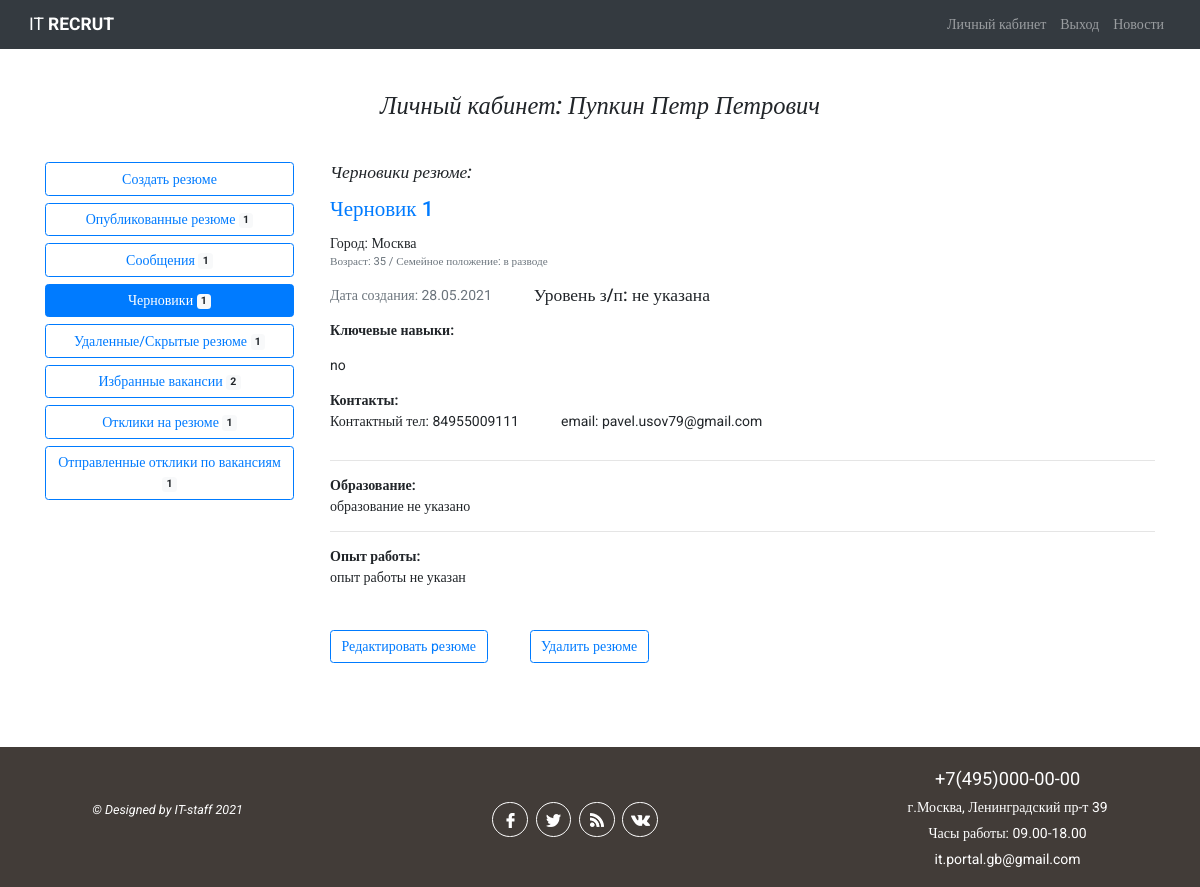
Before: /worker/6/drafts/ (signed in) with the older database file.
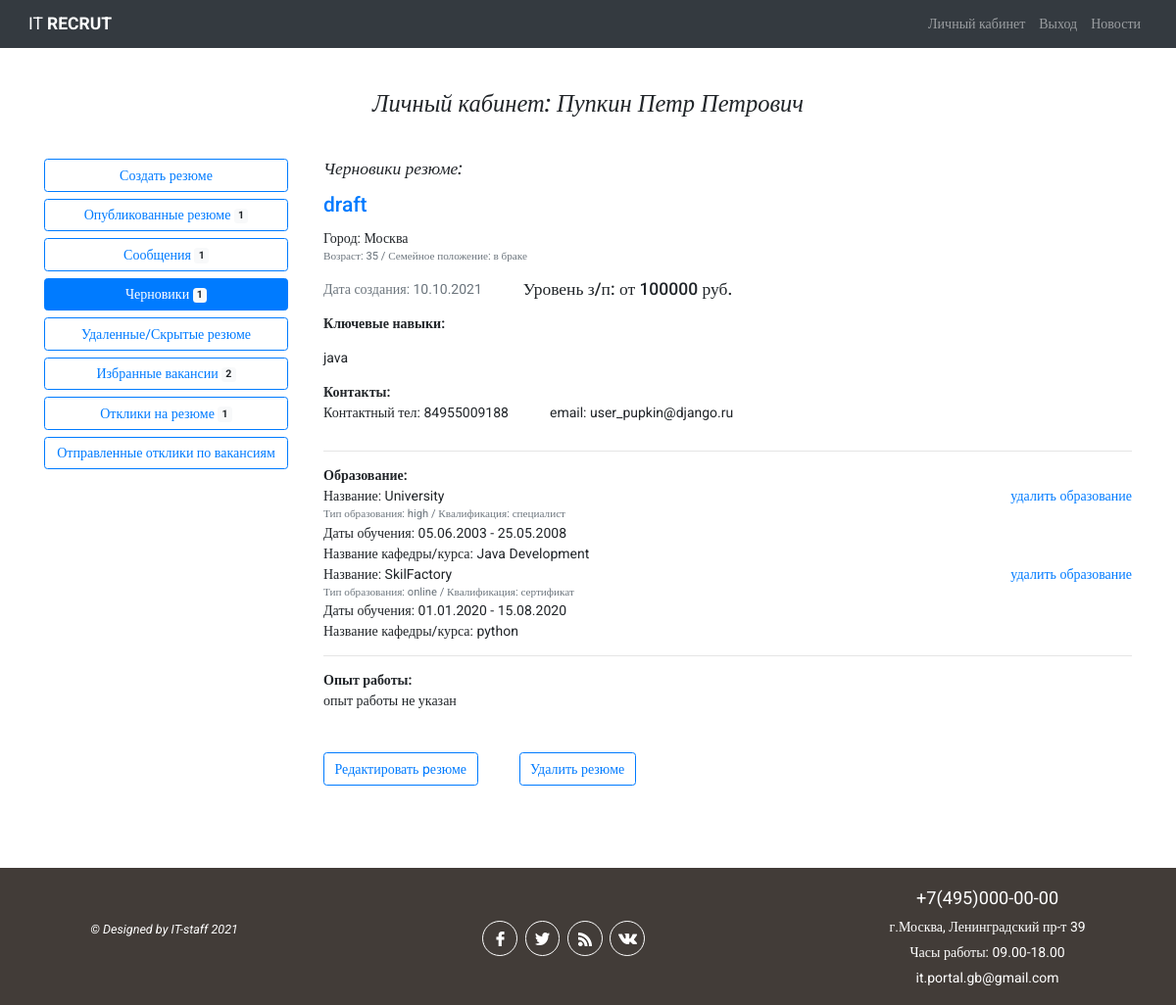
After: the same page with the newer database file.
### workerapp/models.py (models this page shows, shortened)
class Resume(models.Model):
    RESUME_ACTION_CHOICE = (
        ('draft', 'сохранить черновик'),
        ('publish', 'опубликовать на портале'),
        ('moderation_ok', 'модерация пройдена'),
        ('moderation_reject', 'модерация отклонена')
    )
    RUB = 'руб.'
    USD = 'USD'
    EUR = 'EUR'
    CURRENCY_CHOICE = (
        (RUB, 'руб.'),
        (USD, 'USD'),
        (EUR, 'EUR')
    )
    position = models.CharField(max_length=64, verbose_name='желаемая должность')
    min_salary = models.CharField(verbose_name='минимальный уровень з/п', max_length=7, blank=True,
                                  help_text='поле необязательное для заполнения')
    max_salary = models.CharField(verbose_name='максимальный уровень з/п', max_length=7, blank=True,
                                  help_text='поле необязательное для заполнения')
    currency = models.CharField(verbose_name='валюта', max_length=4, blank=True,
                                choices=CURRENCY_CHOICE, help_text='поле необязательное для '
                                                                   'заполнения')
    published = models.DateField(verbose_name='дата публикации', default=datetime.now)
    skills = models.TextField(verbose_name='Ключевые навыки', max_length=512, blank=True)
    hobby = models.TextField(verbose_name='Ваши увлечения', max_length=512, blank=True,
                             help_text='поле необязательно для заполнения')
    action = models.CharField(verbose_name='статус', max_length=64, choices=RESUME_ACTION_CHOICE)
    seeker = models.ForeignKey(Seeker, on_delete=models.CASCADE)
    hide = models.BooleanField(verbose_name='резюме удалено / скрыто', default=False)
    failed_moderation = models.TextField(verbose_name='Сообщение в случае непрохождения '
        'модерации резюме', max_length=254, blank=True, help_text='поле необязательное')
    is_favorite = models.BooleanField(verbose_name='добавлен в избранное', default=False)
    class Meta:
        verbose_name_plural = 'Резюме'
    def get_experience_items(self):
        return self.experience.select_related().filter(is_active=True)
    def get_education_items(self):
        return self.educationitems.select_related().filter(is_active=True)

class ResumeEducation(models.Model):
    resume = models.ForeignKey(Resume, on_delete=models.CASCADE, verbose_name='Резюме', related_name='educationitems')
    HIGH = 'high'
    ONLINE = 'online'
    EDU_TYPE_CHOICES = (
        ('high', 'высшее'),
        ('online', 'онлайн-курсы'),
    )
    edu_type = models.CharField(verbose_name='Тип образования', max_length=32, choices=EDU_TYPE_CHOICES, blank=False, default=HIGH)
    MASTER = 'master'
    BACHELOR = 'bachelor'
    SPECIALIST = 'specialist'
    SERTIFICATE = 'sertificate'
    DEGREE_CHOICES = (
        (MASTER, 'магистр'),
        (BACHELOR, 'бакалавр'),
        (SPECIALIST, 'специалист'),
        (SERTIFICATE, 'сертификат'),
    )
    degree = models.CharField(verbose_name='Квалификация', max_length=64, choices=DEGREE_CHOICES)
    institution_name = models.CharField(verbose_name='Название учреждения', max_length=64)
    from_date = models.DateField(verbose_name='Начало периода')
    to_date = models.DateField(verbose_name='Конец периода(фактическая или планируемая)')
    course_name = models.CharField(verbose_name='Название курса/кафедры', max_length=256)
    edu_description = models.TextField(verbose_name='Описание', blank=True, help_text='поле '
            'необязательное для заполнения')
    is_active = models.BooleanField(verbose_name='Активный', default=True)
    class Meta:
        verbose_name_plural = 'Обучение'

### authapp/models.py (models this page shows, shortened)
class Seeker(models.Model):
    NEED_MODER = 'need_moderation'
    MODER_OK = 'moderation_ok'
    MODER_REJECT = 'moderation_reject'
    SEEKER_STATUS_CHOICES = (
        (NEED_MODER, 'требуется модерация'),
        (MODER_OK, 'модерация пройдена успешно'),
        (MODER_REJECT, 'отклонено модератором')
    )
    SEX_CHOICE = (
        ('male', 'мужской'),
        ('female', 'женский')
    )
    MARRIED_STATUS = (
        ('h', 'холост'),
        ('m', 'в браке'),
        ('d', 'в разводе')
    )
    patronimyc = models.CharField(verbose_name='Отчество', max_length=64)
    age = models.PositiveSmallIntegerField(verbose_name='возраст', default=18)
    sex = models.CharField(verbose_name='Ваш пол', max_length=32, choices=SEX_CHOICE)
    married = models.CharField(verbose_name='Семейное положение', max_length=1, choices=MARRIED_STATUS)
    city = models.CharField(verbose_name='город', max_length=64, blank=True)
    skills = models.TextField(verbose_name='Навыки (знание программ)', max_length=264, blank=True)
    hobby = models.TextField(verbose_name='Ваши увлечения', max_length=264, blank=True)
    tel = models.CharField(verbose_name='телефон', max_length=11, blank=True)
    photo = models.ImageField(upload_to='seeker_photo', blank=True)
    is_active = models.BooleanField(default=True)
    user = models.OneToOneField(User, on_delete=models.CASCADE)
    status = models.CharField(verbose_name='статус соискателя на сайте',
                              choices=SEEKER_STATUS_CHOICES, default=NEED_MODER, max_length=32)
    failed_moderation = models.CharField(max_length=512, blank=True, verbose_name='поле '
                                                                                  'заполняется в случае отклонения модерации')
    activation_key = models.CharField(max_length=128, blank=True)
    activation_key_expires = models.DateTimeField(default=(datetime.now() + timedelta(hours=24)))
    class Meta:
        verbose_name_plural = 'Соискатели'

### workerapp/views.py (the view)
# urls.py: path('<int:seeker_id>/drafts/', views.ResumeDraftsView.as_view(), name='drafts'),
class ResumeDraftsView(LoginRequiredMixin, DataMixin, TemplateView):
    template_name = 'workerapp/resume_drafts.html'
    extra_context = {'title': 'Черновики резюме'}

### workerapp/templates/workerapp/resume_drafts.html
{% extends 'mainapp/base.html' %}
{% load static %}
{% block content %}
<div class="container my-5">
    <h3 class="font-italic mb-5 text-center">Личный кабинет: {{ seeker.user.first_name }}
        {{ seeker.user.last_name }} {{ seeker.patronimyc }} </h3>
    <div class="row justify-content-center">
        <div class="col-7 col-sm-4 col-md-3 pr-4 mb-4">
            {% include 'workerapp/include/menu.html' %}
        </div>
        <div class="col-12 col-sm-8 col-md-9">
            <h5 class="font-italic mb-3">Черновики резюме:</h5>
            {% if drafts %}
            {% for item in drafts %}
            {% include 'workerapp/include/resume_description.html' %}
            <div class="d-flex mb-5 mt-5">
                <a class="btn btn-outline-primary mr-5" role="button" href="{% url 'worker:resume_update' item.seeker.pk item.pk %}">
                    Редактировать pезюме</a>
                <a class="btn btn-outline-primary" role="button" href="{% url 'worker:resume_delete' item.seeker.pk item.pk %}">
                    Удалить резюме</a>
            </div>
            {% endfor %}
            {% else %}
            <p class="text-center">У вас нет ни одного черновика резюме.</p>
            {% endif %}
        </div>
    </div>
</div>
{% endblock %}

### workerapp/templates/workerapp/include/resume_description.html (shortened to what this page needs)
{% load static %}
<h4 class="pb-1" style="color: #007bff;">{{ item.position }}</h4>
<p class="mb-0">Город: {{ item.seeker.city }}</p>
<p class="small text-muted">Возраст: {{ item.seeker.age }} / Семейное положение: {{ item.seeker.get_married_display }}</p>
<div class="d-flex">
    <p class="text-muted mr-5">{% if item.action == 'moderation_ok' %}Дата публикации: {% elif item.action == 'draft' %}
        Дата создания: {% endif %} {{ item.published|date:"d.m.Y" }}</p>
    <p class="h5">Уровень з/п: {% if item.min_salary and item.max_salary %}
        {{ item.min_salary }} - {{ item.max_salary }} {{ item.currency }}
        {% elif item.min_salary %} от {{ item.min_salary }} {{ item.currency }}
        {% elif item.max_salary %} до {{ item.max_salary }} {{ item.currency }}
        {% else %} не указана
        {% endif %}
    </p>
</div>
<p class="font-weight-bold mb-0 pb-0">Ключевые навыки:</p>
<p class="pt-0">{{ item.skills|linebreaks }}</p>
<p class="mt-3 font-weight-bold mb-0">Контакты:</p>
<div class="d-flex">
    <p class="mr-5">Контактный тел: {{ item.seeker.tel }}</p>
    <p>email: {{ item.seeker.user.email }}</p>
</div>
<hr style="color: #ccc;">
<p class="mt-3 font-weight-bold mb-0">Образование:</p>
{% if item.get_education_items %}
{% for edu_item in item.get_education_items %}
    <div class="d-flex justify-content-between">
        <div>
            <p class="mb-0">Название: {{ edu_item.institution_name }}</p>
            <p class="small text-muted mb-0">Тип образования: {{ edu_item.edu_type }} / Квалификация: {{ edu_item.get_degree_display }}</p>
            <p class="mb-0">Даты обучения: {{ edu_item.from_date|date:'d.m.Y' }} - {{ edu_item.to_date|date:'d.m.Y' }}</p>
            <p class="mb-0">Название кафедры/курса: {{ edu_item.course_name }}</p>
        </div>
        {% if not item.hide %}<a href="{% url 'worker:education_delete' seeker.pk item.pk edu_item.pk %}">удалить образование</a>{% endif %}
    </div>
{% endfor %}
{% else %}
<p>образование не указано</p>
{% endif %}
<hr style="color: #ccc;">
<p class="mt-3 font-weight-bold mb-0">Опыт работы:</p>
{% if item.get_experience_items %}
{% for exp_item in item.get_experience_items %}
    <div class="d-flex justify-content-between">
        <div>
            <p class="mb-0">Название компании: {{ exp_item.company_name }}</p>
            <p class="mb-0">Должность: {{ exp_item.job_title }}</p>
            <p class="mb-0">Период работы: {{ exp_item.start_date|date:'d.m.Y' }} - {% if exp_item.finish_date %}
                {{ exp_item.finish_date|date:'d.m.Y' }} {% else %} по настоящее время{% endif %}</p>
            {% if exp_item.job_description %}<p>Описание обязанностей: {{ exp_item.job_description }}</p>{% endif %}
        </div>
        {% if not item.hide %}<a href="{% url 'worker:experience_delete' seeker.pk item.pk exp_item.pk %}">удалить опыт работы</a>{% endif %}
    </div>
{% endfor %}
{% else %}
<p>опыт работы не указан</p>
{% endif %}

Changed rows visible on the page:
removed Resume: position "Черновик 1", seeker.city "Москва", seeker.age "35", seeker.married "в разводе", shows "Дата создания:", published "28.05.2021", min_salary "не указана", skills "no", seeker.tel "84955009111", seeker.user.email "pavel.usov79@gmail.com", shows "образование не указано", shows "опыт работы не указан"
added Resume: position "draft", seeker.city "Москва", seeker.age "35", seeker.married "в браке", shows "Дата создания:", published "10.10.2021", min_salary "100000", currency "руб.", skills "java", seeker.tel "84955009188", seeker.user.email "user_pupkin@django.ru", shows "опыт работы не указан"
added ResumeEducation: institution_name "University", edu_type "high", degree "специалист", from_date "05.06.2003", to_date "25.05.2008", course_name "Java Development"
added ResumeEducation: institution_name "SkilFactory", edu_type "online", degree "сертификат", from_date "01.01.2020", to_date "15.08.2020", course_name "python"
Other visible differences:
{{ resumes_hide|length }}: "1" → (not shown)
{{ send_resp|length }}: "1" → (not shown)
